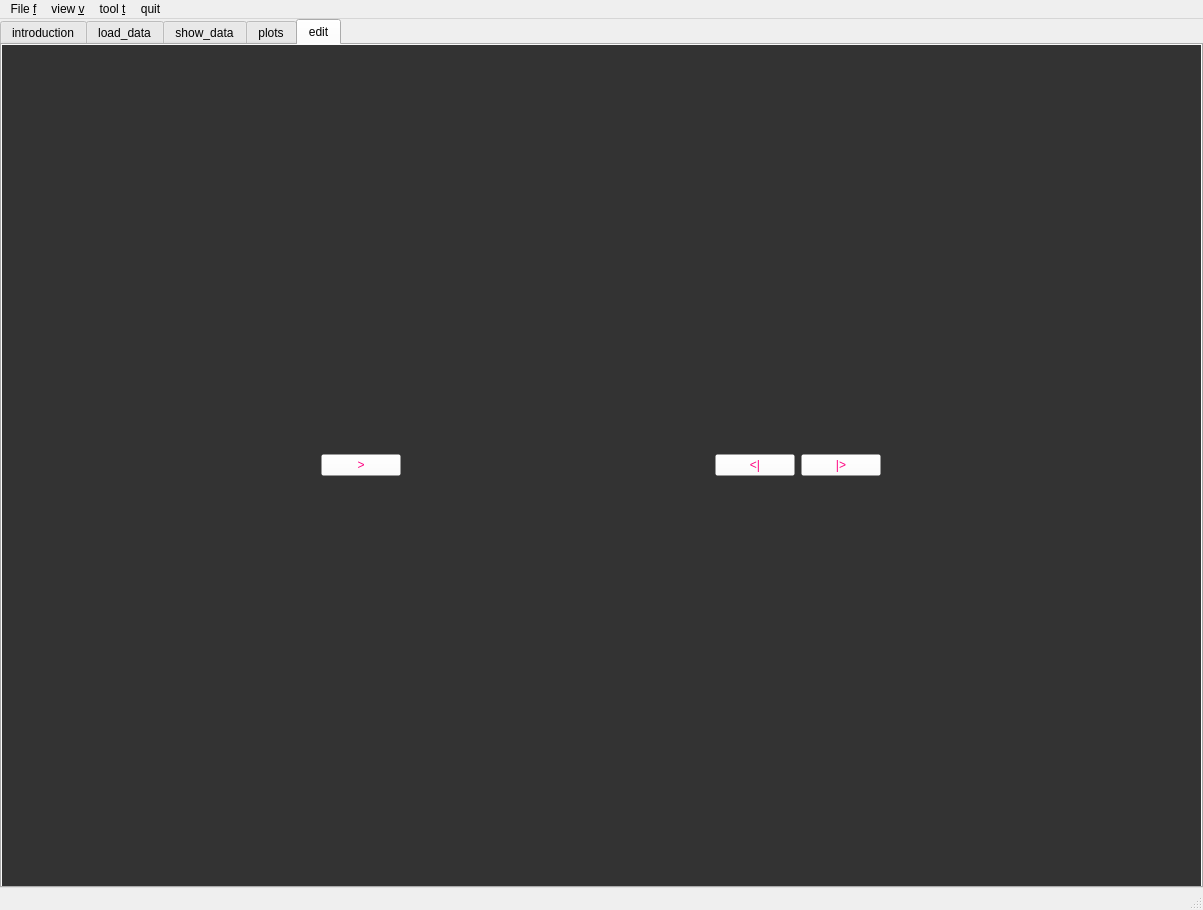
<?xml version="1.0" encoding="UTF-8"?>
<ui version="4.0">
 <class>XTC</class>
 <widget class="QMainWindow" name="XTC">
  <property name="geometry">
   <rect>
    <x>0</x>
    <y>0</y>
    <width>1203</width>
    <height>910</height>
   </rect>
  </property>
  <property name="sizePolicy">
   <sizepolicy hsizetype="MinimumExpanding" vsizetype="MinimumExpanding">
    <horstretch>0</horstretch>
    <verstretch>0</verstretch>
   </sizepolicy>
  </property>
  <property name="windowTitle">
   <string>XTC</string>
  </property>
  <widget class="QWidget" name="centralWidget">
   <property name="sizePolicy">
    <sizepolicy hsizetype="MinimumExpanding" vsizetype="MinimumExpanding">
     <horstretch>0</horstretch>
     <verstretch>0</verstretch>
    </sizepolicy>
   </property>
   <property name="autoFillBackground">
    <bool>true</bool>
   </property>
   <layout class="QHBoxLayout" name="horizontalLayout_5">
    <property name="sizeConstraint">
     <enum>QLayout::SetMaximumSize</enum>
    </property>
    <property name="leftMargin">
     <number>0</number>
    </property>
    <property name="topMargin">
     <number>0</number>
    </property>
    <property name="rightMargin">
     <number>0</number>
    </property>
    <property name="bottomMargin">
     <number>0</number>
    </property>
    <item>
     <widget class="QTabWidget" name="tabWidget">
      <property name="statusTip">
       <string notr="true"/>
      </property>
      <property name="accessibleName">
       <string/>
      </property>
      <property name="currentIndex">
       <number>4</number>
      </property>
      <property name="tabBarAutoHide">
       <bool>false</bool>
      </property>
      <widget class="QWidget" name="tab_introduction">
       <property name="sizePolicy">
        <sizepolicy hsizetype="MinimumExpanding" vsizetype="MinimumExpanding">
         <horstretch>0</horstretch>
         <verstretch>0</verstretch>
        </sizepolicy>
       </property>
       <attribute name="title">
        <string>introduction</string>
       </attribute>
       <layout class="QGridLayout" name="gridLayout_6">
        <item row="0" column="0">
         <widget class="QFrame" name="frame_introduction">
          <property name="sizePolicy">
           <sizepolicy hsizetype="MinimumExpanding" vsizetype="MinimumExpanding">
            <horstretch>0</horstretch>
            <verstretch>0</verstretch>
           </sizepolicy>
          </property>
          <property name="styleSheet">
           <string notr="true">color: rgb(116, 115, 117);
font: 75 20pt &quot;Arial&quot;;</string>
          </property>
          <property name="frameShape">
           <enum>QFrame::Box</enum>
          </property>
          <property name="frameShadow">
           <enum>QFrame::Plain</enum>
          </property>
          <property name="lineWidth">
           <number>5</number>
          </property>
          <layout class="QGridLayout" name="gridLayout_2">
           <item row="1" column="0">
            <widget class="QLabel" name="label">
             <property name="sizePolicy">
              <sizepolicy hsizetype="MinimumExpanding" vsizetype="MinimumExpanding">
               <horstretch>0</horstretch>
               <verstretch>0</verstretch>
              </sizepolicy>
             </property>
             <property name="text">
              <string>.......&lt;&gt;&lt;&lt;P</string>
             </property>
            </widget>
           </item>
           <item row="0" column="0">
            <widget class="QLabel" name="label_introduction">
             <property name="sizePolicy">
              <sizepolicy hsizetype="MinimumExpanding" vsizetype="MinimumExpanding">
               <horstretch>0</horstretch>
               <verstretch>0</verstretch>
              </sizepolicy>
             </property>
             <property name="font">
              <font>
               <family>Arial</family>
               <pointsize>20</pointsize>
               <weight>9</weight>
               <italic>false</italic>
               <bold>false</bold>
              </font>
             </property>
             <property name="text">
              <string>XTC introduction</string>
             </property>
            </widget>
           </item>
          </layout>
         </widget>
        </item>
       </layout>
      </widget>
      <widget class="QWidget" name="tab_rawdata">
       <property name="sizePolicy">
        <sizepolicy hsizetype="MinimumExpanding" vsizetype="MinimumExpanding">
         <horstretch>0</horstretch>
         <verstretch>0</verstretch>
        </sizepolicy>
       </property>
       <attribute name="title">
        <string>load_data</string>
       </attribute>
       <layout class="QGridLayout" name="gridLayout_5">
        <item row="0" column="0">
         <widget class="QLabel" name="label_2">
          <property name="sizePolicy">
           <sizepolicy hsizetype="Expanding" vsizetype="Fixed">
            <horstretch>0</horstretch>
            <verstretch>0</verstretch>
           </sizepolicy>
          </property>
          <property name="styleSheet">
           <string notr="true">font: 18pt &quot;Arial&quot;;</string>
          </property>
          <property name="text">
           <string>reading data files</string>
          </property>
         </widget>
        </item>
        <item row="1" column="0">
         <widget class="QTextBrowser" name="textBrowser_xtci">
          <property name="sizePolicy">
           <sizepolicy hsizetype="Expanding" vsizetype="MinimumExpanding">
            <horstretch>0</horstretch>
            <verstretch>0</verstretch>
           </sizepolicy>
          </property>
          <property name="frameShape">
           <enum>QFrame::Box</enum>
          </property>
          <property name="frameShadow">
           <enum>QFrame::Raised</enum>
          </property>
          <property name="lineWidth">
           <number>2</number>
          </property>
         </widget>
        </item>
        <item row="1" column="1">
         <widget class="QLabel" name="label_3">
          <property name="sizePolicy">
           <sizepolicy hsizetype="Expanding" vsizetype="MinimumExpanding">
            <horstretch>0</horstretch>
            <verstretch>0</verstretch>
           </sizepolicy>
          </property>
          <property name="text">
           <string>show some wrong message</string>
          </property>
         </widget>
        </item>
       </layout>
      </widget>
      <widget class="QWidget" name="tab_matrix">
       <property name="sizePolicy">
        <sizepolicy hsizetype="MinimumExpanding" vsizetype="MinimumExpanding">
         <horstretch>0</horstretch>
         <verstretch>0</verstretch>
        </sizepolicy>
       </property>
       <attribute name="title">
        <string>show_data</string>
       </attribute>
       <layout class="QGridLayout" name="gridLayout_7">
        <item row="0" column="0">
         <layout class="QHBoxLayout" name="horizontalLayout">
          <item>
           <widget class="QTableWidget" name="tableWidget_matrix">
            <property name="sizePolicy">
             <sizepolicy hsizetype="MinimumExpanding" vsizetype="MinimumExpanding">
              <horstretch>0</horstretch>
              <verstretch>0</verstretch>
             </sizepolicy>
            </property>
           </widget>
          </item>
          <item>
           <widget class="QPushButton" name="pushButton_next">
            <property name="text">
             <string>next</string>
            </property>
           </widget>
          </item>
         </layout>
        </item>
       </layout>
      </widget>
      <widget class="QWidget" name="tab_plot">
       <property name="sizePolicy">
        <sizepolicy hsizetype="MinimumExpanding" vsizetype="MinimumExpanding">
         <horstretch>0</horstretch>
         <verstretch>0</verstretch>
        </sizepolicy>
       </property>
       <attribute name="title">
        <string>plots</string>
       </attribute>
       <layout class="QGridLayout" name="gridLayout">
        <item row="0" column="1" rowspan="5">
         <widget class="QStackedWidget" name="stackedWidget">
          <property name="autoFillBackground">
           <bool>false</bool>
          </property>
          <property name="styleSheet">
           <string notr="true">background-color: rgba(255, 255, 255, 0);</string>
          </property>
          <property name="currentIndex">
           <number>0</number>
          </property>
          <widget class="QWidget" name="page">
           <property name="autoFillBackground">
            <bool>false</bool>
           </property>
           <property name="styleSheet">
            <string notr="true">background-color: rgba(255, 255, 255, 0);</string>
           </property>
           <widget class="QWidget" name="layoutWidget">
            <property name="geometry">
             <rect>
              <x>40</x>
              <y>20</y>
              <width>451</width>
              <height>691</height>
             </rect>
            </property>
            <layout class="QHBoxLayout" name="horizontalLayoutCheckbox">
             <item>
              <widget class="QGroupBox" name="groupBoxCore">
               <property name="enabled">
                <bool>true</bool>
               </property>
               <property name="sizePolicy">
                <sizepolicy hsizetype="Preferred" vsizetype="Preferred">
                 <horstretch>0</horstretch>
                 <verstretch>0</verstretch>
                </sizepolicy>
               </property>
               <property name="title">
                <string>Cores</string>
               </property>
              </widget>
             </item>
             <item>
              <widget class="QGroupBox" name="groupBox_params">
               <property name="sizePolicy">
                <sizepolicy hsizetype="Preferred" vsizetype="Preferred">
                 <horstretch>0</horstretch>
                 <verstretch>0</verstretch>
                </sizepolicy>
               </property>
               <property name="title">
                <string>params</string>
               </property>
              </widget>
             </item>
            </layout>
            <zorder>groupBox_params</zorder>
            <zorder>groupBoxCore</zorder>
           </widget>
          </widget>
          <widget class="QWidget" name="page_2">
           <widget class="QWidget" name="verticalLayoutWidget">
            <property name="geometry">
             <rect>
              <x>0</x>
              <y>10</y>
              <width>1061</width>
              <height>611</height>
             </rect>
            </property>
            <layout class="QVBoxLayout" name="verticalLayoutPlots">
             <property name="spacing">
              <number>0</number>
             </property>
             <property name="bottomMargin">
              <number>0</number>
             </property>
            </layout>
           </widget>
           <widget class="QChartView" name="chart" native="true">
            <property name="geometry">
             <rect>
              <x>0</x>
              <y>650</y>
              <width>1061</width>
              <height>121</height>
             </rect>
            </property>
           </widget>
           <widget class="QWidget" name="layoutWidget">
            <property name="geometry">
             <rect>
              <x>0</x>
              <y>620</y>
              <width>1061</width>
              <height>48</height>
             </rect>
            </property>
            <layout class="QHBoxLayout" name="horizontalLayout_3">
             <item>
              <widget class="QPushButton" name="paramPrevo">
               <property name="sizePolicy">
                <sizepolicy hsizetype="Fixed" vsizetype="Fixed">
                 <horstretch>0</horstretch>
                 <verstretch>0</verstretch>
                </sizepolicy>
               </property>
               <property name="styleSheet">
                <string notr="true">font: 24pt &quot;.SF NS Text&quot;;
color: rgb(255, 0, 128);
background-color: rgba(255, 255, 255, 0);
border-color: rgb(0, 0, 0);</string>
               </property>
               <property name="text">
                <string>&lt;|-</string>
               </property>
              </widget>
             </item>
             <item>
              <spacer name="horizontalSpacer">
               <property name="orientation">
                <enum>Qt::Horizontal</enum>
               </property>
               <property name="sizeHint" stdset="0">
                <size>
                 <width>40</width>
                 <height>20</height>
                </size>
               </property>
              </spacer>
             </item>
             <item>
              <widget class="QPushButton" name="paramNext">
               <property name="sizePolicy">
                <sizepolicy hsizetype="Fixed" vsizetype="Fixed">
                 <horstretch>0</horstretch>
                 <verstretch>0</verstretch>
                </sizepolicy>
               </property>
               <property name="styleSheet">
                <string notr="true">font: 24pt &quot;.SF NS Text&quot;;
color: rgb(255, 0, 128);
background-color: rgba(255, 255, 255, 0);
border-color: rgb(0, 0, 0);</string>
               </property>
               <property name="text">
                <string>-|&gt;</string>
               </property>
              </widget>
             </item>
            </layout>
           </widget>
           <zorder>layoutWidget</zorder>
           <zorder>chart</zorder>
           <zorder>verticalLayoutWidget</zorder>
          </widget>
         </widget>
        </item>
        <item row="0" column="0">
         <layout class="QVBoxLayout" name="verticalLayout_button">
          <property name="spacing">
           <number>0</number>
          </property>
          <property name="sizeConstraint">
           <enum>QLayout::SetFixedSize</enum>
          </property>
          <property name="leftMargin">
           <number>0</number>
          </property>
          <item>
           <widget class="QPushButton" name="pBhideOp">
            <property name="sizePolicy">
             <sizepolicy hsizetype="Fixed" vsizetype="Fixed">
              <horstretch>0</horstretch>
              <verstretch>0</verstretch>
             </sizepolicy>
            </property>
            <property name="styleSheet">
             <string notr="true">font: 24pt &quot;.SF NS Text&quot;;
color: rgb(255, 0, 128);
border-color: rgba(255, 255, 255, 0);
background-color: rgba(255, 255, 255, 0);</string>
            </property>
            <property name="text">
             <string>&lt;</string>
            </property>
           </widget>
          </item>
          <item>
           <widget class="QPushButton" name="pBshowOp">
            <property name="enabled">
             <bool>true</bool>
            </property>
            <property name="sizePolicy">
             <sizepolicy hsizetype="Fixed" vsizetype="Fixed">
              <horstretch>5</horstretch>
              <verstretch>0</verstretch>
             </sizepolicy>
            </property>
            <property name="toolTipDuration">
             <number>0</number>
            </property>
            <property name="styleSheet">
             <string notr="true">font: 24pt &quot;.SF NS Text&quot;;
color: rgb(255, 0, 128);
border-color: rgba(255, 255, 255, 0);
background-color: rgba(255, 255, 255, 0);</string>
            </property>
            <property name="text">
             <string>&gt;</string>
            </property>
            <property name="iconSize">
             <size>
              <width>10</width>
              <height>16</height>
             </size>
            </property>
           </widget>
          </item>
          <item>
           <widget class="QPushButton" name="pb_back_edit">
            <property name="styleSheet">
             <string notr="true">font: 24pt &quot;.SF NS Text&quot;;
color: rgb(255, 0, 128);
border-color: rgba(255, 255, 255, 0);
background-color: rgba(255, 255, 255, 0);</string>
            </property>
            <property name="text">
             <string>&lt;</string>
            </property>
           </widget>
          </item>
         </layout>
        </item>
        <item row="1" column="0" rowspan="4">
         <spacer name="verticalSpacer">
          <property name="orientation">
           <enum>Qt::Vertical</enum>
          </property>
          <property name="sizeType">
           <enum>QSizePolicy::Expanding</enum>
          </property>
          <property name="sizeHint" stdset="0">
           <size>
            <width>20</width>
            <height>40</height>
           </size>
          </property>
         </spacer>
        </item>
       </layout>
      </widget>
      <widget class="QWidget" name="tab_edit">
       <property name="sizePolicy">
        <sizepolicy hsizetype="MinimumExpanding" vsizetype="MinimumExpanding">
         <horstretch>0</horstretch>
         <verstretch>0</verstretch>
        </sizepolicy>
       </property>
       <property name="styleSheet">
        <string notr="true">background-color: rgb(51, 51, 51);</string>
       </property>
       <attribute name="title">
        <string>edit</string>
       </attribute>
       <layout class="QHBoxLayout" name="horizontalLayout_6">
        <item>
         <widget class="QPushButton" name="pBshowOp_E">
          <property name="sizePolicy">
           <sizepolicy hsizetype="Maximum" vsizetype="Maximum">
            <horstretch>0</horstretch>
            <verstretch>0</verstretch>
           </sizepolicy>
          </property>
          <property name="styleSheet">
           <string notr="true">font: 24pt &quot;.SF NS Text&quot;;
color: rgb(255, 0, 128);
border-color: rgba(255, 255, 255, 0);
background-color: rgba(255, 255, 255, 0);</string>
          </property>
          <property name="text">
           <string>&gt;</string>
          </property>
         </widget>
        </item>
        <item>
         <layout class="QVBoxLayout" name="verticalLayout_2">
          <property name="sizeConstraint">
           <enum>QLayout::SetNoConstraint</enum>
          </property>
          <item>
           <layout class="QVBoxLayout" name="verticalLayout_3">
            <item>
             <layout class="QVBoxLayout" name="verticalLayoutPlots_E">
              <property name="spacing">
               <number>0</number>
              </property>
              <property name="sizeConstraint">
               <enum>QLayout::SetNoConstraint</enum>
              </property>
              <property name="bottomMargin">
               <number>0</number>
              </property>
             </layout>
            </item>
            <item>
             <layout class="QHBoxLayout" name="horizontalLayout_4">
              <property name="sizeConstraint">
               <enum>QLayout::SetNoConstraint</enum>
              </property>
              <item>
               <widget class="QPushButton" name="paramPrevo_E">
                <property name="sizePolicy">
                 <sizepolicy hsizetype="Maximum" vsizetype="Maximum">
                  <horstretch>0</horstretch>
                  <verstretch>0</verstretch>
                 </sizepolicy>
                </property>
                <property name="styleSheet">
                 <string notr="true">font: 24pt &quot;.SF NS Text&quot;;
color: rgb(255, 0, 128);
background-color: rgba(255, 255, 255, 0);
border-color: rgb(0, 0, 0);</string>
                </property>
                <property name="text">
                 <string>&lt;|</string>
                </property>
               </widget>
              </item>
              <item>
               <widget class="QPushButton" name="paramNext_E">
                <property name="sizePolicy">
                 <sizepolicy hsizetype="Maximum" vsizetype="Maximum">
                  <horstretch>0</horstretch>
                  <verstretch>0</verstretch>
                 </sizepolicy>
                </property>
                <property name="styleSheet">
                 <string notr="true">font: 24pt &quot;.SF NS Text&quot;;
color: rgb(255, 0, 128);
background-color: rgba(255, 255, 255, 0);
border-color: rgb(0, 0, 0);</string>
                </property>
                <property name="text">
                 <string>|&gt;</string>
                </property>
               </widget>
              </item>
             </layout>
            </item>
           </layout>
          </item>
         </layout>
        </item>
       </layout>
      </widget>
     </widget>
    </item>
   </layout>
  </widget>
  <widget class="QMenuBar" name="menuBar">
   <property name="geometry">
    <rect>
     <x>0</x>
     <y>0</y>
     <width>1203</width>
     <height>20</height>
    </rect>
   </property>
   <widget class="QMenu" name="menuFile_f">
    <property name="title">
     <string>File &amp;f</string>
    </property>
    <addaction name="separator"/>
    <addaction name="actionOpen_project_file"/>
    <addaction name="actionCreat_new_project"/>
    <addaction name="actionSave_correlation_models"/>
   </widget>
   <widget class="QMenu" name="menuView_v">
    <property name="title">
     <string>view &amp;v</string>
    </property>
    <addaction name="actionCore_Mode"/>
    <addaction name="actionParam_mode"/>
    <addaction name="actionMater_record"/>
    <addaction name="actionEdit_Mode"/>
   </widget>
   <widget class="QMenu" name="menuTool_t">
    <property name="title">
     <string>tool &amp;t</string>
    </property>
   </widget>
   <widget class="QMenu" name="menuQuit">
    <property name="title">
     <string>quit</string>
    </property>
    <addaction name="actionQuit_and_save_data"/>
    <addaction name="actionAbort"/>
   </widget>
   <addaction name="menuFile_f"/>
   <addaction name="menuView_v"/>
   <addaction name="menuTool_t"/>
   <addaction name="menuQuit"/>
  </widget>
  <widget class="QStatusBar" name="statusBar"/>
  <action name="actionOpen_project_file">
   <property name="text">
    <string>open project file</string>
   </property>
  </action>
  <action name="actionCreat_new_project">
   <property name="text">
    <string>creat new project</string>
   </property>
  </action>
  <action name="actionSave_correlation_models">
   <property name="text">
    <string>save correlation models</string>
   </property>
  </action>
  <action name="actionParam_mode">
   <property name="text">
    <string>param mode</string>
   </property>
  </action>
  <action name="actionMater_record">
   <property name="text">
    <string>mater record</string>
   </property>
  </action>
  <action name="actionQuit_and_save_data">
   <property name="text">
    <string>quit and save data</string>
   </property>
  </action>
  <action name="actionAbort">
   <property name="text">
    <string>abort</string>
   </property>
  </action>
  <action name="actionEdit_Mode">
   <property name="text">
    <string>Edit Mode</string>
   </property>
  </action>
  <action name="actionCore_Mode">
   <property name="text">
    <string>core Mode</string>
   </property>
  </action>
 </widget>
 <layoutdefault spacing="6" margin="11"/>
 <customwidgets>
  <customwidget>
   <class>QChartView</class>
   <extends>QWidget</extends>
   <header location="global">qchartview.h</header>
   <container>1</container>
  </customwidget>
 </customwidgets>
 <resources/>
 <connections/>
</ui>
